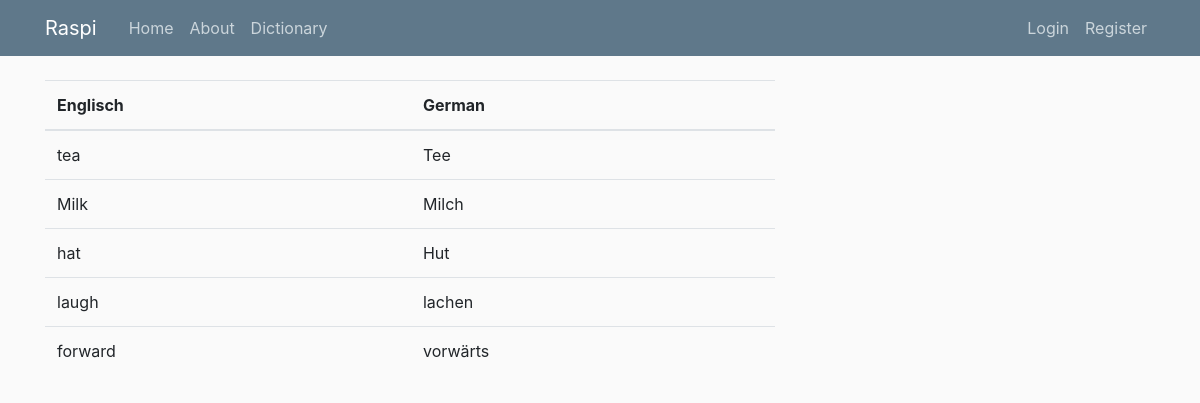
Before: /allwords with the older database file.
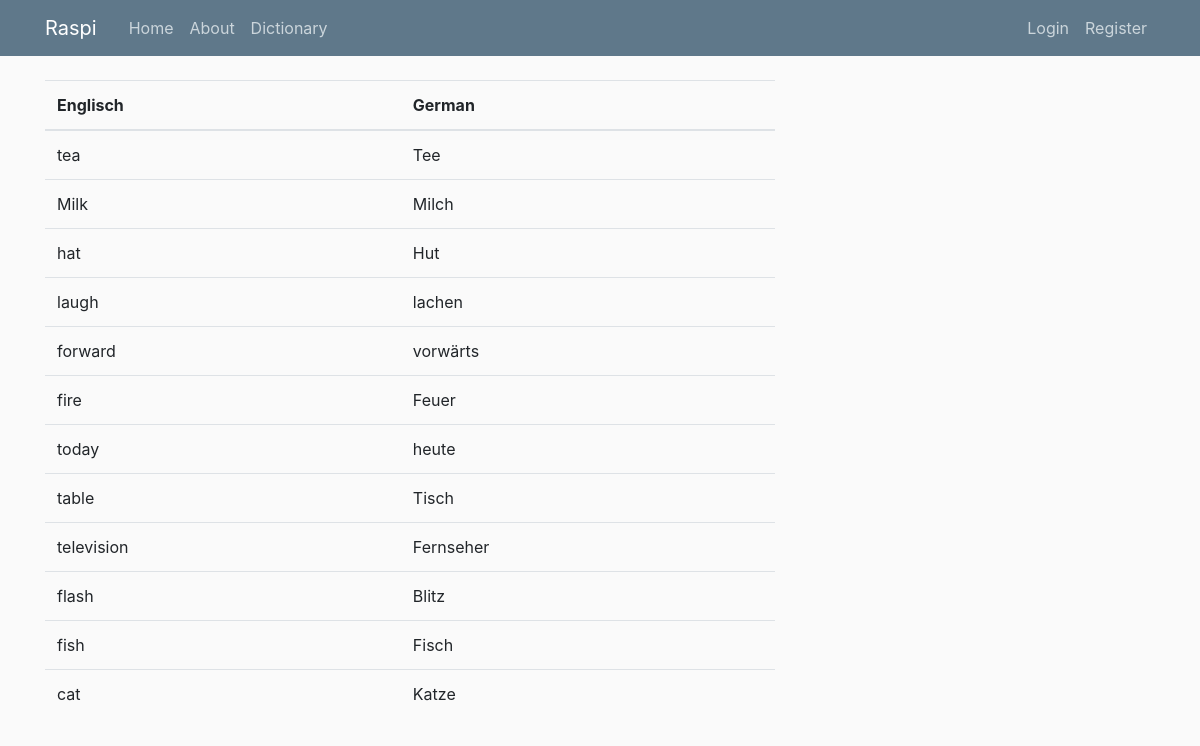
After: the same page with the newer database file.
### app/models.py (models this page shows, shortened)
class Dictionary(db.Model):
    id = db.Column(db.Integer, primary_key=True)
    engl = db.Column(db.String(120), unique=True, nullable=False)
    german = db.Column(db.String(120), unique=True, nullable=False)

### app/routes.py (the view)
@app.route('/allwords', methods=['GET', 'POST'])
def allwords():
    number_words = Dictionary.query.count()
    word_list = []
    for i in range(1, number_words+1):
        pair = Dictionary.query.filter_by(id=i).first()
        word_list.append((pair.engl, pair.german))
    return render_template('allwords.html', word_list=word_list)

### app/templates/allwords.html
{% extends "base_layout.html" %}
{% import "bootstrap/wtf.html" as wtf%}
{% block content %}
<table class="table">
    <thead>
    <tr>
        <th scope="col">Englisch</th>
        <th scope="col">German</th>
    </tr>
    </thead>
    <tbody>
    {% for pair in (word_list) %}
    <tr>
        <td>{{pair[0]}}</td>
        <td>{{pair[1]}}</td>
    </tr>
    {% endfor %}
    </tbody>
</table>
{% endblock %}

### app/templates/base_layout.html (shortened to what this page needs)
<!DOCTYPE html>
<html lang="en">
<head>
    <link rel="stylesheet" href="https://stackpath.bootstrapcdn.com/bootstrap/4.5.2/css/bootstrap.min.css"
>
    <link rel="stylesheet" type="text/css" href="{{ url_for('static', filename='main.css') }}">
</head>
<body>
<header class="site-header">
    <nav class="navbar navbar-expand-md navbar-dark bg-steel fixed-top">
        <div class="container">
            <a class="navbar-brand mr-4" href="/">Raspi</a>
            <div class="collapse navbar-collapse" id="navbarToggle">
                <div class="navbar-nav mr-auto">
                    <a class="nav-item nav-link" href="{{ url_for('index') }}">Home</a>
                    <a class="nav-item nav-link" href="{{ url_for('about') }}">About</a>
                    <a class="nav-item nav-link" href="{{ url_for('dictionary') }}">Dictionary</a>
                </div>
                <div class="navbar-nav">
                    {% if current_user.is_authenticated %}
                        <a class="nav-item nav-link" href="{{ url_for('logout') }}">Logout</a>
                    {% else %}
                        <a class="nav-item nav-link" href="{{ url_for('login') }}">Login</a>
                        <a class="nav-item nav-link" href="{{ url_for('register') }}">Register</a>
                    {% endif %}
                </div>
            </div>
        </div>
    </nav>
</header>
<main role="main" class="container">
    <div class="row">
        <div class="col-md-8">
            {% block content %}{% endblock %}
        </div>
    </div>
</main>
</body>
</html>

### app/static/main.css (style rules this page uses)
body { background: #fafafa; color: #333333; margin-top: 5rem; }
.bg-steel { background-color: #5f788a; }
.site-header .navbar-nav .nav-link { color: #cbd5db; }

Changed rows visible on the page:
added Dictionary: engl "fire", german "Feuer"
added Dictionary: engl "today", german "heute"
added Dictionary: engl "table", german "Tisch"
added Dictionary: engl "television", german "Fernseher"
added Dictionary: engl "flash", german "Blitz"
added Dictionary: engl "fish", german "Fisch"
added Dictionary: engl "cat", german "Katze"
